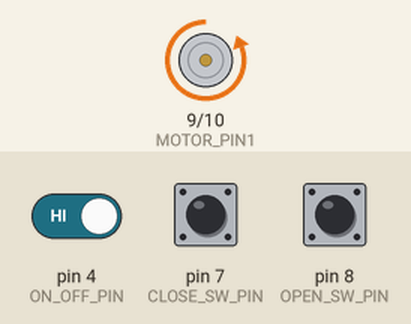
Simulated run of this sketch. Board: Arduino Uno, built with avr-gcc and run on an emulated ATmega328P. Parts: motor-driver pin pairs drawn as motors (green arrow = first pin HIGH = forward, orange = second pin HIGH = backward, longer = more drive). The inputs (shaded band) are chosen by the test bench; at power-on: pin 7 (CLOSE_SW_PIN) HIGH, pin 4 (ON_OFF_PIN) HIGH, pin 8 (OPEN_SW_PIN) HIGH.

Above: at 1.2 s.
1.3 s: pin 7 (CLOSE_SW_PIN) pulled LOW for 0.15 s
At 1.37 s:
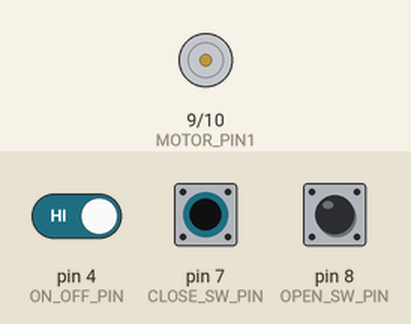
2.9 s: pin 7 (CLOSE_SW_PIN) pulled LOW for 3.2 s
At 6.6 s:
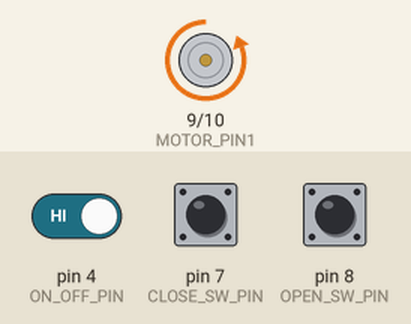
7.6 s: pin 4 (ON_OFF_PIN) driven LOW and pin 7 (CLOSE_SW_PIN) driven LOW
At 7.74 s:
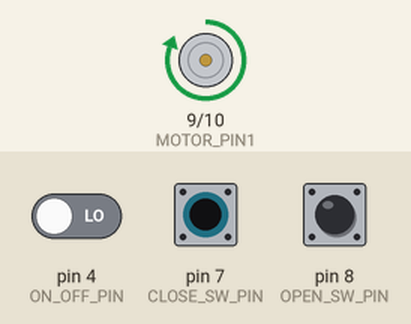
10.6 s: pin 8 (OPEN_SW_PIN) pulled LOW for 0.15 s
13.6 s: pin 7 (CLOSE_SW_PIN) driven HIGH
15.3 s: pin 7 (CLOSE_SW_PIN) driven LOW
At 15.55 s:
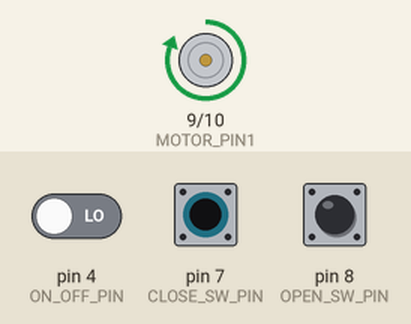
Timing chart, 0 to 19.3 s (numbered marks = the images above; inputs shaded):
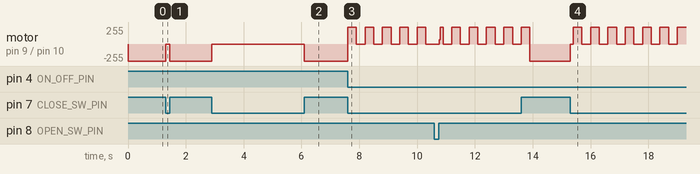

The sketch:

pushcoin.ino
```cpp
const int MOTOR_PIN1 = 9;
const int MOTOR_PIN2 = 10;
const int OPEN_SW_PIN = 8;
const int CLOSE_SW_PIN = 7;

const int ON_OFF_PIN = 4;

const int OPENING = 1;
const int CLOSING = 0;

int slotState = -1;

int activate = 0;

unsigned long previousMillis = 0;
void setup() {
  // put your setup code here, to run once:
  pinMode(MOTOR_PIN1, OUTPUT) ;
  pinMode(MOTOR_PIN2, OUTPUT) ;

  pinMode(OPEN_SW_PIN,  INPUT_PULLUP);
  pinMode(CLOSE_SW_PIN, INPUT_PULLUP);

  pinMode(ON_OFF_PIN, INPUT_PULLUP);
}

void openSlot(){
  digitalWrite(MOTOR_PIN1, HIGH);
  digitalWrite(MOTOR_PIN2, LOW);
  slotState = OPENING;
}

void closeSlot(){
  digitalWrite(MOTOR_PIN1, LOW);
  digitalWrite(MOTOR_PIN2, HIGH);
  slotState = CLOSING;
}

void loop() {
  // put your main code here, to run repeatedly:

  unsigned currMillis = millis();

  int openedState = !digitalRead(OPEN_SW_PIN);
  int closedState = !digitalRead(CLOSE_SW_PIN);

  if (currMillis - previousMillis >= 300){
    if (digitalRead(ON_OFF_PIN) == LOW){
        activate = activate ^ 1;
        previousMillis = currMillis;
    }
  }


  if(activate){
    if(openedState && slotState == OPENING){
      // Close the slot if it's opened fully
      closeSlot();

    }
    else if (closedState && slotState == CLOSING){
      // Open the slot if it's closed fully
      openSlot();

    }
    else if (slotState == -1 && closedState){
      // Close the slot at start if the slot is half way opened/close
      openSlot();
    }
    else if (slotState == -1 && openedState){
      closeSlot();
    }
  }
  else{
    if (!closedState && slotState != CLOSING){
      closeSlot();
    }
    else if (closedState){
      digitalWrite(MOTOR_PIN1, LOW);
      digitalWrite(MOTOR_PIN2, LOW);
      slotState = -1;
    }
  }
}
```

Measured:
- after the input at 1.3 s, motor on pin 9 (MOTOR_PIN1) / pin 10 (MOTOR_PIN2): backward 255/255 → stopped at once, → backward 255/255 0.15 s later
- after the input at 2.9 s, motor on pin 9 (MOTOR_PIN1) / pin 10 (MOTOR_PIN2): backward 255/255 → stopped at once, → backward 255/255 3.2 s later
- after the input at 7.6 s, motor on pin 9 (MOTOR_PIN1) / pin 10 (MOTOR_PIN2): alternates forward 255/255 for 0.30 s and stopped for 0.30 s, starting at once
- after the input at 15.3 s, motor on pin 9 (MOTOR_PIN1) / pin 10 (MOTOR_PIN2): backward 255/255 → stopped at once, then repeats every 0.60 s: forward 255/255 0.30 s, stopped 0.30 s
